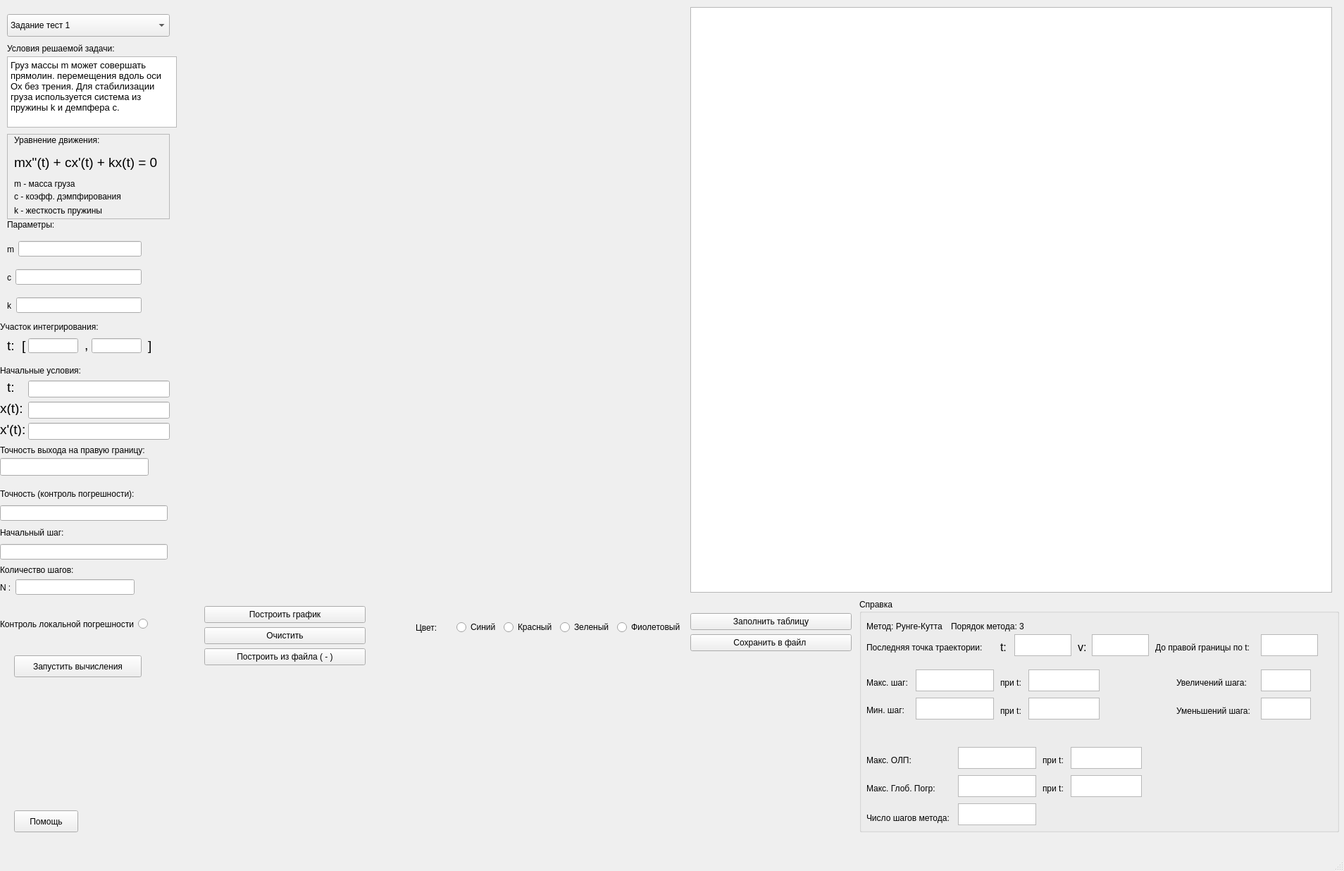
<?xml version="1.0" encoding="UTF-8"?>
<ui version="4.0">
 <class>MainWindow</class>
 <widget class="QMainWindow" name="MainWindow">
  <property name="geometry">
   <rect>
    <x>0</x>
    <y>0</y>
    <width>1908</width>
    <height>1236</height>
   </rect>
  </property>
  <property name="tabletTracking">
   <bool>false</bool>
  </property>
  <property name="windowTitle">
   <string>Сучков В.Н. (уч2)</string>
  </property>
  <property name="autoFillBackground">
   <bool>false</bool>
  </property>
  <property name="styleSheet">
   <string notr="true"/>
  </property>
  <widget class="QWidget" name="centralwidget">
   <widget class="QWidget" name="verticalLayoutWidget_2">
    <property name="geometry">
     <rect>
      <x>0</x>
      <y>690</y>
      <width>238</width>
      <height>104</height>
     </rect>
    </property>
    <layout class="QVBoxLayout" name="verticalLayout_2">
     <item>
      <widget class="QLabel" name="label">
       <property name="styleSheet">
        <string notr="true">font: 9pt &quot;FiraCode Nerd Font Propo&quot;;
color:rgb(0, 0, 0);
color-bg:rgb(255,255,255)</string>
       </property>
       <property name="text">
        <string>Точность (контроль погрешности):</string>
       </property>
      </widget>
     </item>
     <item>
      <widget class="QLineEdit" name="lineEdit_precision">
       <property name="styleSheet">
        <string notr="true">font: 9pt &quot;FiraCode Nerd Font Propo&quot;;</string>
       </property>
      </widget>
     </item>
     <item>
      <widget class="QLabel" name="label_2">
       <property name="styleSheet">
        <string notr="true">font: 9pt &quot;FiraCode Nerd Font Propo&quot;;
color:rgb(0, 0, 0);
color-bg:rgb(255,255,255)</string>
       </property>
       <property name="text">
        <string>Начальный шаг:</string>
       </property>
      </widget>
     </item>
     <item>
      <widget class="QLineEdit" name="lineEdit_step">
       <property name="styleSheet">
        <string notr="true">font: 9pt &quot;FiraCode Nerd Font Propo&quot;;</string>
       </property>
      </widget>
     </item>
    </layout>
   </widget>
   <widget class="QWidget" name="horizontalLayoutWidget_2">
    <property name="geometry">
     <rect>
      <x>0</x>
      <y>450</y>
      <width>241</width>
      <height>28</height>
     </rect>
    </property>
    <layout class="QHBoxLayout" name="horizontalLayout_2">
     <item>
      <widget class="QLabel" name="label_x">
       <property name="styleSheet">
        <string notr="true">font: 9pt &quot;FiraCode Nerd Font Propo&quot;;
color:rgb(0, 0, 0);
color-bg:rgb(255,255,255)</string>
       </property>
       <property name="text">
        <string>Участок интегрирования:</string>
       </property>
      </widget>
     </item>
    </layout>
   </widget>
   <widget class="QWidget" name="horizontalLayoutWidget_4">
    <property name="geometry">
     <rect>
      <x>0</x>
      <y>510</y>
      <width>241</width>
      <height>31</height>
     </rect>
    </property>
    <layout class="QHBoxLayout" name="horizontalLayout_4">
     <item>
      <widget class="QLabel" name="label_start">
       <property name="styleSheet">
        <string notr="true">font: 9pt &quot;FiraCode Nerd Font Propo&quot;;
color:rgb(0, 0, 0);
color-bg:rgb(255,255,255)</string>
       </property>
       <property name="text">
        <string>Начальные условия:</string>
       </property>
      </widget>
     </item>
    </layout>
   </widget>
   <widget class="QWidget" name="horizontalLayoutWidget_5">
    <property name="geometry">
     <rect>
      <x>0</x>
      <y>860</y>
      <width>263</width>
      <height>51</height>
     </rect>
    </property>
    <layout class="QHBoxLayout" name="horizontalLayout_5">
     <item>
      <widget class="QLabel" name="label_mistake">
       <property name="styleSheet">
        <string notr="true">font: 9pt &quot;FiraCode Nerd Font Propo&quot;;
color:rgb(0, 0, 0);
color-bg:rgb(255,255,255)</string>
       </property>
       <property name="text">
        <string>Контроль локальной погрешности</string>
       </property>
      </widget>
     </item>
     <item>
      <widget class="QRadioButton" name="radioButton_mistake">
       <property name="text">
        <string/>
       </property>
      </widget>
     </item>
    </layout>
   </widget>
   <widget class="QCustomPlot" name="plot" native="true">
    <property name="geometry">
     <rect>
      <x>270</x>
      <y>20</y>
      <width>701</width>
      <height>831</height>
     </rect>
    </property>
    <property name="styleSheet">
     <string notr="true">font: 9pt &quot;FiraCode Nerd Font Propo&quot;;
color:rgb(0, 0, 0);</string>
    </property>
   </widget>
   <widget class="QWidget" name="horizontalLayoutWidget">
    <property name="geometry">
     <rect>
      <x>590</x>
      <y>870</y>
      <width>381</width>
      <height>41</height>
     </rect>
    </property>
    <layout class="QHBoxLayout" name="horizontalLayout">
     <item>
      <widget class="QLabel" name="label_4">
       <property name="styleSheet">
        <string notr="true">font: 9pt &quot;FiraCode Nerd Font Propo&quot;;
color:rgb(0, 0, 0);
color-bg:rgb(255,255,255)</string>
       </property>
       <property name="text">
        <string>Цвет:</string>
       </property>
      </widget>
     </item>
     <item>
      <widget class="QRadioButton" name="radioButton_blue">
       <property name="styleSheet">
        <string notr="true">font: 9pt &quot;FiraCode Nerd Font Propo&quot;;
color:rgb(0, 0, 0);
color-bg:rgb(255,255,255)</string>
       </property>
       <property name="text">
        <string>Синий</string>
       </property>
      </widget>
     </item>
     <item>
      <widget class="QRadioButton" name="radioButton_red">
       <property name="styleSheet">
        <string notr="true">font: 9pt &quot;FiraCode Nerd Font Propo&quot;;
color:rgb(0, 0, 0);
color-bg:rgb(255,255,255)</string>
       </property>
       <property name="text">
        <string>Красный</string>
       </property>
      </widget>
     </item>
     <item>
      <widget class="QRadioButton" name="radioButton_green">
       <property name="styleSheet">
        <string notr="true">font: 9pt &quot;FiraCode Nerd Font Propo&quot;;
color:rgb(0, 0, 0);
color-bg:rgb(255,255,255)</string>
       </property>
       <property name="text">
        <string>Зеленый</string>
       </property>
      </widget>
     </item>
     <item>
      <widget class="QRadioButton" name="radioButton_violet">
       <property name="styleSheet">
        <string notr="true">font: 9pt &quot;FiraCode Nerd Font Propo&quot;;
color:rgb(0, 0, 0);
color-bg:rgb(255,255,255)</string>
       </property>
       <property name="text">
        <string>Фиолетовый</string>
       </property>
      </widget>
     </item>
    </layout>
   </widget>
   <widget class="QPushButton" name="getdata_buttom">
    <property name="geometry">
     <rect>
      <x>20</x>
      <y>930</y>
      <width>181</width>
      <height>31</height>
     </rect>
    </property>
    <property name="cursor">
     <cursorShape>PointingHandCursor</cursorShape>
    </property>
    <property name="styleSheet">
     <string notr="true">font: 9pt &quot;FiraCode Nerd Font Propo&quot;;
color:rgb(0, 0, 0);
color-bg:rgb(255,255,255)</string>
    </property>
    <property name="text">
     <string>Запустить вычисления</string>
    </property>
   </widget>
   <widget class="QComboBox" name="comboBox">
    <property name="geometry">
     <rect>
      <x>10</x>
      <y>20</y>
      <width>231</width>
      <height>32</height>
     </rect>
    </property>
    <property name="cursor">
     <cursorShape>PointingHandCursor</cursorShape>
    </property>
    <property name="styleSheet">
     <string notr="true">font: 9pt &quot;FiraCode Nerd Font Propo&quot;;
color:rgb(0, 0, 0);
color-bg:rgb(255,255,255)
</string>
    </property>
    <item>
     <property name="text">
      <string>Задание тест 1</string>
     </property>
    </item>
    <item>
     <property name="text">
      <string>Задание тест 2</string>
     </property>
    </item>
    <item>
     <property name="text">
      <string>Основное задание</string>
     </property>
    </item>
   </widget>
   <widget class="QTableWidget" name="tableWidget">
    <property name="geometry">
     <rect>
      <x>980</x>
      <y>10</y>
      <width>911</width>
      <height>831</height>
     </rect>
    </property>
    <property name="styleSheet">
     <string notr="true">font: 10pt &quot;FiraCode Nerd Font Propo&quot;;
color:rgb(0, 0, 0);</string>
    </property>
   </widget>
   <widget class="QWidget" name="layoutWidget_2">
    <property name="geometry">
     <rect>
      <x>10</x>
      <y>340</y>
      <width>191</width>
      <height>27</height>
     </rect>
    </property>
    <layout class="QHBoxLayout" name="horizontalLayout_7">
     <item>
      <widget class="QLabel" name="label_n_2">
       <property name="styleSheet">
        <string notr="true">font: 9pt &quot;FiraCode Nerd Font Propo&quot;;
color:rgb(0, 0, 0);
color-bg:rgb(255,255,255)</string>
       </property>
       <property name="text">
        <string>m</string>
       </property>
      </widget>
     </item>
     <item>
      <widget class="QLineEdit" name="lineEdit_a">
       <property name="styleSheet">
        <string notr="true">font: 9pt &quot;FiraCode Nerd Font Propo&quot;;</string>
       </property>
      </widget>
     </item>
    </layout>
   </widget>
   <widget class="QWidget" name="layoutWidget_3">
    <property name="geometry">
     <rect>
      <x>10</x>
      <y>380</y>
      <width>191</width>
      <height>27</height>
     </rect>
    </property>
    <layout class="QHBoxLayout" name="horizontalLayout_8">
     <item>
      <widget class="QLabel" name="label_n_3">
       <property name="styleSheet">
        <string notr="true">font: 9pt &quot;FiraCode Nerd Font Propo&quot;;
color:rgb(0, 0, 0);
color-bg:rgb(255,255,255)</string>
       </property>
       <property name="text">
        <string>c</string>
       </property>
      </widget>
     </item>
     <item>
      <widget class="QLineEdit" name="lineEdit_b">
       <property name="styleSheet">
        <string notr="true">font: 9pt &quot;FiraCode Nerd Font Propo&quot;;</string>
       </property>
      </widget>
     </item>
    </layout>
   </widget>
   <widget class="QWidget" name="layoutWidget_4">
    <property name="geometry">
     <rect>
      <x>10</x>
      <y>420</y>
      <width>191</width>
      <height>27</height>
     </rect>
    </property>
    <layout class="QHBoxLayout" name="horizontalLayout_9">
     <item>
      <widget class="QLabel" name="label_n_4">
       <property name="styleSheet">
        <string notr="true">font: 9pt &quot;FiraCode Nerd Font Propo&quot;;
color:rgb(0, 0, 0);
color-bg:rgb(255,255,255)</string>
       </property>
       <property name="text">
        <string>k</string>
       </property>
      </widget>
     </item>
     <item>
      <widget class="QLineEdit" name="lineEdit_c">
       <property name="styleSheet">
        <string notr="true">font: 9pt &quot;FiraCode Nerd Font Propo&quot;;</string>
       </property>
      </widget>
     </item>
    </layout>
   </widget>
   <widget class="QWidget" name="layoutWidget">
    <property name="geometry">
     <rect>
      <x>0</x>
      <y>820</y>
      <width>191</width>
      <height>27</height>
     </rect>
    </property>
    <layout class="QHBoxLayout" name="horizontalLayout_6">
     <item>
      <widget class="QLabel" name="label_n">
       <property name="font">
        <font>
         <pointsize>9</pointsize>
         <italic>false</italic>
         <bold>false</bold>
        </font>
       </property>
       <property name="styleSheet">
        <string notr="true">font: 9pt &quot;FiraCode Nerd Font Propo&quot;;
color:rgb(0, 0, 0);
color-bg:rgb(255,255,255)</string>
       </property>
       <property name="text">
        <string>N :</string>
       </property>
      </widget>
     </item>
     <item>
      <widget class="QLineEdit" name="lineEdit_n">
       <property name="font">
        <font>
         <pointsize>9</pointsize>
         <italic>false</italic>
         <bold>false</bold>
        </font>
       </property>
       <property name="styleSheet">
        <string notr="true">font: 9pt &quot;FiraCode Nerd Font Propo&quot;;</string>
       </property>
      </widget>
     </item>
    </layout>
   </widget>
   <widget class="QLabel" name="label_3">
    <property name="geometry">
     <rect>
      <x>0</x>
      <y>800</y>
      <width>189</width>
      <height>17</height>
     </rect>
    </property>
    <property name="styleSheet">
     <string notr="true">font: 9pt &quot;FiraCode Nerd Font Propo&quot;;
color:rgb(0, 0, 0);
color-bg:rgb(255,255,255)</string>
    </property>
    <property name="text">
     <string>Количество шагов:</string>
    </property>
   </widget>
   <widget class="QLabel" name="label_5">
    <property name="geometry">
     <rect>
      <x>10</x>
      <y>310</y>
      <width>191</width>
      <height>17</height>
     </rect>
    </property>
    <property name="styleSheet">
     <string notr="true">font: 9pt &quot;FiraCode Nerd Font Propo&quot;;
color:rgb(0, 0, 0);
color-bg:rgb(255,255,255)</string>
    </property>
    <property name="text">
     <string>Параметры:</string>
    </property>
   </widget>
   <widget class="QPushButton" name="button_plot">
    <property name="geometry">
     <rect>
      <x>290</x>
      <y>860</y>
      <width>229</width>
      <height>24</height>
     </rect>
    </property>
    <property name="cursor">
     <cursorShape>PointingHandCursor</cursorShape>
    </property>
    <property name="styleSheet">
     <string notr="true">font: 9pt &quot;FiraCode Nerd Font Propo&quot;;
color:rgb(0, 0, 0);</string>
    </property>
    <property name="text">
     <string>Построить график</string>
    </property>
   </widget>
   <widget class="QPushButton" name="button_table">
    <property name="geometry">
     <rect>
      <x>980</x>
      <y>870</y>
      <width>229</width>
      <height>24</height>
     </rect>
    </property>
    <property name="cursor">
     <cursorShape>PointingHandCursor</cursorShape>
    </property>
    <property name="styleSheet">
     <string notr="true">font: 9pt &quot;FiraCode Nerd Font Propo&quot;;
color:rgb(0, 0, 0);
color-bg:rgb(255,255,255)</string>
    </property>
    <property name="text">
     <string>Заполнить таблицу</string>
    </property>
   </widget>
   <widget class="QPushButton" name="button_clear">
    <property name="geometry">
     <rect>
      <x>290</x>
      <y>890</y>
      <width>229</width>
      <height>24</height>
     </rect>
    </property>
    <property name="cursor">
     <cursorShape>PointingHandCursor</cursorShape>
    </property>
    <property name="styleSheet">
     <string notr="true">font: 9pt &quot;FiraCode Nerd Font Propo&quot;;
color:rgb(0, 0, 0);</string>
    </property>
    <property name="text">
     <string>Очистить</string>
    </property>
   </widget>
   <widget class="QPushButton" name="button_plot_from_file">
    <property name="geometry">
     <rect>
      <x>290</x>
      <y>920</y>
      <width>229</width>
      <height>24</height>
     </rect>
    </property>
    <property name="cursor">
     <cursorShape>PointingHandCursor</cursorShape>
    </property>
    <property name="styleSheet">
     <string notr="true">font: 9pt &quot;FiraCode Nerd Font Propo&quot;;
color:rgb(0, 0, 0);
color-bg:rgb(255,255,255)</string>
    </property>
    <property name="text">
     <string>Построить из файла ( - )</string>
    </property>
   </widget>
   <widget class="QPushButton" name="button_save_points">
    <property name="geometry">
     <rect>
      <x>980</x>
      <y>900</y>
      <width>229</width>
      <height>24</height>
     </rect>
    </property>
    <property name="cursor">
     <cursorShape>PointingHandCursor</cursorShape>
    </property>
    <property name="styleSheet">
     <string notr="true">font: 9pt &quot;FiraCode Nerd Font Propo&quot;;
color:rgb(0, 0, 0);
color-bg:rgb(255,255,255)</string>
    </property>
    <property name="text">
     <string>Сохранить в файл </string>
    </property>
   </widget>
   <widget class="QPushButton" name="HelpButton">
    <property name="geometry">
     <rect>
      <x>20</x>
      <y>1150</y>
      <width>91</width>
      <height>31</height>
     </rect>
    </property>
    <property name="text">
     <string>Помощь</string>
    </property>
   </widget>
   <widget class="QLabel" name="label_6">
    <property name="geometry">
     <rect>
      <x>1230</x>
      <y>960</y>
      <width>81</width>
      <height>17</height>
     </rect>
    </property>
    <property name="text">
     <string>Макс. шаг:</string>
    </property>
   </widget>
   <widget class="QLabel" name="label_7">
    <property name="geometry">
     <rect>
      <x>1230</x>
      <y>1000</y>
      <width>71</width>
      <height>16</height>
     </rect>
    </property>
    <property name="text">
     <string>Мин. шаг:</string>
    </property>
   </widget>
   <widget class="QLabel" name="label_8">
    <property name="geometry">
     <rect>
      <x>1230</x>
      <y>1070</y>
      <width>91</width>
      <height>17</height>
     </rect>
    </property>
    <property name="text">
     <string>Макс. ОЛП:</string>
    </property>
   </widget>
   <widget class="QLabel" name="label_9">
    <property name="geometry">
     <rect>
      <x>1230</x>
      <y>1110</y>
      <width>141</width>
      <height>17</height>
     </rect>
    </property>
    <property name="text">
     <string>Макс. Глоб. Погр:</string>
    </property>
   </widget>
   <widget class="QLabel" name="label_10">
    <property name="geometry">
     <rect>
      <x>1230</x>
      <y>1150</y>
      <width>151</width>
      <height>21</height>
     </rect>
    </property>
    <property name="text">
     <string>Число шагов метода:</string>
    </property>
   </widget>
   <widget class="QTextBrowser" name="step_num_txt">
    <property name="geometry">
     <rect>
      <x>1360</x>
      <y>1140</y>
      <width>111</width>
      <height>31</height>
     </rect>
    </property>
    <property name="styleSheet">
     <string notr="true">font: 10pt &quot;FiraCode Nerd Font Propo&quot;;
color:rgb(0, 0, 0);</string>
    </property>
   </widget>
   <widget class="QTextBrowser" name="max_glob_txt">
    <property name="geometry">
     <rect>
      <x>1360</x>
      <y>1100</y>
      <width>111</width>
      <height>31</height>
     </rect>
    </property>
    <property name="styleSheet">
     <string notr="true">font: 10pt &quot;FiraCode Nerd Font Propo&quot;;
color:rgb(0, 0, 0);</string>
    </property>
   </widget>
   <widget class="QTextBrowser" name="max_le_txt">
    <property name="geometry">
     <rect>
      <x>1360</x>
      <y>1060</y>
      <width>111</width>
      <height>31</height>
     </rect>
    </property>
    <property name="styleSheet">
     <string notr="true">font: 10pt &quot;FiraCode Nerd Font Propo&quot;;
color:rgb(0, 0, 0);</string>
    </property>
   </widget>
   <widget class="QTextBrowser" name="min_h_txt">
    <property name="geometry">
     <rect>
      <x>1300</x>
      <y>990</y>
      <width>111</width>
      <height>31</height>
     </rect>
    </property>
    <property name="styleSheet">
     <string notr="true">font: 10pt &quot;FiraCode Nerd Font Propo&quot;;
color:rgb(0, 0, 0);</string>
    </property>
   </widget>
   <widget class="QTextBrowser" name="max_h_txt">
    <property name="geometry">
     <rect>
      <x>1300</x>
      <y>950</y>
      <width>111</width>
      <height>31</height>
     </rect>
    </property>
    <property name="styleSheet">
     <string notr="true">font: 10pt &quot;FiraCode Nerd Font Propo&quot;;
color:rgb(0, 0, 0);</string>
    </property>
   </widget>
   <widget class="QLineEdit" name="lineEdit_x_end">
    <property name="geometry">
     <rect>
      <x>130</x>
      <y>480</y>
      <width>71</width>
      <height>21</height>
     </rect>
    </property>
    <property name="styleSheet">
     <string notr="true">font: 9pt &quot;FiraCode Nerd Font Propo&quot;;</string>
    </property>
   </widget>
   <widget class="QLineEdit" name="lineEdit_x_start">
    <property name="geometry">
     <rect>
      <x>40</x>
      <y>480</y>
      <width>71</width>
      <height>21</height>
     </rect>
    </property>
    <property name="styleSheet">
     <string notr="true">font: 9pt &quot;FiraCode Nerd Font Propo&quot;;
color:rgb(0, 0, 0)</string>
    </property>
    <property name="text">
     <string/>
    </property>
   </widget>
   <widget class="QLabel" name="label_12">
    <property name="geometry">
     <rect>
      <x>10</x>
      <y>480</y>
      <width>31</width>
      <height>21</height>
     </rect>
    </property>
    <property name="font">
     <font>
      <pointsize>14</pointsize>
     </font>
    </property>
    <property name="text">
     <string>t:  [</string>
    </property>
   </widget>
   <widget class="QLineEdit" name="lineEdit_start_x">
    <property name="geometry">
     <rect>
      <x>40</x>
      <y>540</y>
      <width>201</width>
      <height>24</height>
     </rect>
    </property>
    <property name="styleSheet">
     <string notr="true">font: 9pt &quot;FiraCode Nerd Font Propo&quot;;</string>
    </property>
   </widget>
   <widget class="QLineEdit" name="lineEdit_start_y">
    <property name="geometry">
     <rect>
      <x>40</x>
      <y>570</y>
      <width>201</width>
      <height>24</height>
     </rect>
    </property>
    <property name="styleSheet">
     <string notr="true">font: 9pt &quot;FiraCode Nerd Font Propo&quot;;</string>
    </property>
   </widget>
   <widget class="QLineEdit" name="lineEdit_last">
    <property name="geometry">
     <rect>
      <x>40</x>
      <y>600</y>
      <width>201</width>
      <height>24</height>
     </rect>
    </property>
    <property name="styleSheet">
     <string notr="true">font: 9pt &quot;FiraCode Nerd Font Propo&quot;;</string>
    </property>
   </widget>
   <widget class="QLabel" name="label_14">
    <property name="geometry">
     <rect>
      <x>10</x>
      <y>540</y>
      <width>21</width>
      <height>19</height>
     </rect>
    </property>
    <property name="font">
     <font>
      <pointsize>14</pointsize>
     </font>
    </property>
    <property name="text">
     <string>t:</string>
    </property>
   </widget>
   <widget class="QLabel" name="label_15">
    <property name="geometry">
     <rect>
      <x>0</x>
      <y>570</y>
      <width>66</width>
      <height>19</height>
     </rect>
    </property>
    <property name="font">
     <font>
      <pointsize>14</pointsize>
     </font>
    </property>
    <property name="text">
     <string>x(t):</string>
    </property>
   </widget>
   <widget class="QLabel" name="label_16">
    <property name="geometry">
     <rect>
      <x>0</x>
      <y>600</y>
      <width>66</width>
      <height>19</height>
     </rect>
    </property>
    <property name="font">
     <font>
      <pointsize>14</pointsize>
     </font>
    </property>
    <property name="text">
     <string>x'(t):</string>
    </property>
   </widget>
   <widget class="QLabel" name="label_17">
    <property name="geometry">
     <rect>
      <x>120</x>
      <y>480</y>
      <width>31</width>
      <height>19</height>
     </rect>
    </property>
    <property name="font">
     <font>
      <pointsize>14</pointsize>
     </font>
    </property>
    <property name="text">
     <string>,</string>
    </property>
   </widget>
   <widget class="QLabel" name="label_18">
    <property name="geometry">
     <rect>
      <x>210</x>
      <y>470</y>
      <width>41</width>
      <height>41</height>
     </rect>
    </property>
    <property name="font">
     <font>
      <pointsize>14</pointsize>
     </font>
    </property>
    <property name="text">
     <string>]</string>
    </property>
   </widget>
   <widget class="QLabel" name="label_13">
    <property name="geometry">
     <rect>
      <x>20</x>
      <y>210</y>
      <width>221</width>
      <height>41</height>
     </rect>
    </property>
    <property name="font">
     <font>
      <pointsize>14</pointsize>
     </font>
    </property>
    <property name="text">
     <string>mx''(t) + cx'(t) + kx(t) = 0</string>
    </property>
   </widget>
   <widget class="QLabel" name="label_19">
    <property name="geometry">
     <rect>
      <x>20</x>
      <y>190</y>
      <width>151</width>
      <height>17</height>
     </rect>
    </property>
    <property name="text">
     <string>Уравнение движения:</string>
    </property>
   </widget>
   <widget class="QFrame" name="frame">
    <property name="geometry">
     <rect>
      <x>10</x>
      <y>190</y>
      <width>231</width>
      <height>121</height>
     </rect>
    </property>
    <property name="frameShape">
     <enum>QFrame::StyledPanel</enum>
    </property>
    <property name="frameShadow">
     <enum>QFrame::Raised</enum>
    </property>
    <widget class="QLabel" name="label_21">
     <property name="geometry">
      <rect>
       <x>10</x>
       <y>80</y>
       <width>161</width>
       <height>17</height>
      </rect>
     </property>
     <property name="text">
      <string>c - коэфф. дэмпфирования</string>
     </property>
    </widget>
    <widget class="QLabel" name="label_22">
     <property name="geometry">
      <rect>
       <x>10</x>
       <y>100</y>
       <width>141</width>
       <height>17</height>
      </rect>
     </property>
     <property name="text">
      <string>k - жесткость пружины</string>
     </property>
    </widget>
   </widget>
   <widget class="QLabel" name="label_20">
    <property name="geometry">
     <rect>
      <x>20</x>
      <y>250</y>
      <width>91</width>
      <height>21</height>
     </rect>
    </property>
    <property name="text">
     <string>m - масса груза</string>
    </property>
   </widget>
   <widget class="QTextBrowser" name="textBrowser">
    <property name="geometry">
     <rect>
      <x>10</x>
      <y>80</y>
      <width>241</width>
      <height>101</height>
     </rect>
    </property>
    <property name="html">
     <string>&lt;!DOCTYPE HTML PUBLIC &quot;-//W3C//DTD HTML 4.0//EN&quot; &quot;http://www.w3.org/TR/REC-html40/strict.dtd&quot;&gt;
&lt;html&gt;&lt;head&gt;&lt;meta name=&quot;qrichtext&quot; content=&quot;1&quot; /&gt;&lt;meta charset=&quot;utf-8&quot; /&gt;&lt;style type=&quot;text/css&quot;&gt;
p, li { white-space: pre-wrap; }
&lt;/style&gt;&lt;/head&gt;&lt;body style=&quot; font-family:'Sans Serif'; font-size:9pt; font-weight:400; font-style:normal;&quot;&gt;
&lt;p style=&quot; margin-top:0px; margin-bottom:0px; margin-left:0px; margin-right:0px; -qt-block-indent:0; text-indent:0px;&quot;&gt;&lt;span style=&quot; font-size:10pt;&quot;&gt;Груз массы m может совершать прямолин. перемещения вдоль оси Ox без трения. Для стабилизации груза используется система из пружины k и демпфера c. &lt;/span&gt;&lt;/p&gt;&lt;/body&gt;&lt;/html&gt;</string>
    </property>
   </widget>
   <widget class="QLabel" name="label_23">
    <property name="geometry">
     <rect>
      <x>10</x>
      <y>60</y>
      <width>171</width>
      <height>17</height>
     </rect>
    </property>
    <property name="text">
     <string>Условия решаемой задачи:</string>
    </property>
   </widget>
   <widget class="QGroupBox" name="groupBox">
    <property name="geometry">
     <rect>
      <x>1220</x>
      <y>850</y>
      <width>681</width>
      <height>331</height>
     </rect>
    </property>
    <property name="title">
     <string>Справка</string>
    </property>
    <widget class="QLabel" name="label_24">
     <property name="geometry">
      <rect>
       <x>10</x>
       <y>30</y>
       <width>171</width>
       <height>17</height>
      </rect>
     </property>
     <property name="text">
      <string>Метод: Рунге-Кутта</string>
     </property>
    </widget>
    <widget class="QLabel" name="label_26">
     <property name="geometry">
      <rect>
       <x>200</x>
       <y>110</y>
       <width>54</width>
       <height>17</height>
      </rect>
     </property>
     <property name="text">
      <string>при t:</string>
     </property>
    </widget>
    <widget class="QTextBrowser" name="max_step_t">
     <property name="geometry">
      <rect>
       <x>240</x>
       <y>100</y>
       <width>101</width>
       <height>31</height>
      </rect>
     </property>
    </widget>
    <widget class="QLabel" name="label_27">
     <property name="geometry">
      <rect>
       <x>200</x>
       <y>150</y>
       <width>54</width>
       <height>17</height>
      </rect>
     </property>
     <property name="text">
      <string>при t:</string>
     </property>
    </widget>
    <widget class="QTextBrowser" name="min_step_t">
     <property name="geometry">
      <rect>
       <x>240</x>
       <y>140</y>
       <width>101</width>
       <height>31</height>
      </rect>
     </property>
    </widget>
    <widget class="QLabel" name="label_28">
     <property name="geometry">
      <rect>
       <x>260</x>
       <y>220</y>
       <width>54</width>
       <height>17</height>
      </rect>
     </property>
     <property name="text">
      <string>при t:</string>
     </property>
    </widget>
    <widget class="QTextBrowser" name="max_ole_t">
     <property name="geometry">
      <rect>
       <x>300</x>
       <y>210</y>
       <width>101</width>
       <height>31</height>
      </rect>
     </property>
    </widget>
    <widget class="QLabel" name="label_29">
     <property name="geometry">
      <rect>
       <x>260</x>
       <y>260</y>
       <width>54</width>
       <height>17</height>
      </rect>
     </property>
     <property name="text">
      <string>при t:</string>
     </property>
    </widget>
    <widget class="QTextBrowser" name="max_glob_t">
     <property name="geometry">
      <rect>
       <x>300</x>
       <y>250</y>
       <width>101</width>
       <height>31</height>
      </rect>
     </property>
    </widget>
    <widget class="QLabel" name="label_30">
     <property name="geometry">
      <rect>
       <x>450</x>
       <y>110</y>
       <width>111</width>
       <height>17</height>
      </rect>
     </property>
     <property name="text">
      <string>Увеличений шага:</string>
     </property>
    </widget>
    <widget class="QTextBrowser" name="step_aug">
     <property name="geometry">
      <rect>
       <x>570</x>
       <y>100</y>
       <width>71</width>
       <height>31</height>
      </rect>
     </property>
    </widget>
    <widget class="QLabel" name="label_31">
     <property name="geometry">
      <rect>
       <x>450</x>
       <y>150</y>
       <width>121</width>
       <height>17</height>
      </rect>
     </property>
     <property name="text">
      <string>Уменьшений шага:</string>
     </property>
    </widget>
    <widget class="QTextBrowser" name="step_dim">
     <property name="geometry">
      <rect>
       <x>570</x>
       <y>140</y>
       <width>71</width>
       <height>31</height>
      </rect>
     </property>
    </widget>
    <widget class="QLabel" name="label_32">
     <property name="geometry">
      <rect>
       <x>130</x>
       <y>30</y>
       <width>121</width>
       <height>17</height>
      </rect>
     </property>
     <property name="text">
      <string>Порядок метода: 3</string>
     </property>
    </widget>
    <widget class="QLabel" name="label_33">
     <property name="geometry">
      <rect>
       <x>10</x>
       <y>60</y>
       <width>181</width>
       <height>17</height>
      </rect>
     </property>
     <property name="text">
      <string>Последняя точка траектории:</string>
     </property>
    </widget>
    <widget class="QTextBrowser" name="last_t">
     <property name="geometry">
      <rect>
       <x>220</x>
       <y>50</y>
       <width>81</width>
       <height>31</height>
      </rect>
     </property>
    </widget>
    <widget class="QTextBrowser" name="last_v">
     <property name="geometry">
      <rect>
       <x>330</x>
       <y>50</y>
       <width>81</width>
       <height>31</height>
      </rect>
     </property>
    </widget>
    <widget class="QLabel" name="label_34">
     <property name="geometry">
      <rect>
       <x>200</x>
       <y>60</y>
       <width>54</width>
       <height>17</height>
      </rect>
     </property>
     <property name="font">
      <font>
       <pointsize>12</pointsize>
      </font>
     </property>
     <property name="text">
      <string>t:</string>
     </property>
    </widget>
    <widget class="QLabel" name="label_35">
     <property name="geometry">
      <rect>
       <x>310</x>
       <y>60</y>
       <width>54</width>
       <height>17</height>
      </rect>
     </property>
     <property name="font">
      <font>
       <pointsize>12</pointsize>
      </font>
     </property>
     <property name="text">
      <string>v:</string>
     </property>
    </widget>
    <widget class="QLabel" name="label_36">
     <property name="geometry">
      <rect>
       <x>420</x>
       <y>60</y>
       <width>151</width>
       <height>17</height>
      </rect>
     </property>
     <property name="text">
      <string>До правой границы по t:</string>
     </property>
    </widget>
    <widget class="QTextBrowser" name="right_end_d">
     <property name="geometry">
      <rect>
       <x>570</x>
       <y>50</y>
       <width>81</width>
       <height>31</height>
      </rect>
     </property>
    </widget>
   </widget>
   <widget class="QLabel" name="label_37">
    <property name="geometry">
     <rect>
      <x>0</x>
      <y>630</y>
      <width>221</width>
      <height>17</height>
     </rect>
    </property>
    <property name="text">
     <string>Точность выхода на правую границу:</string>
    </property>
   </widget>
   <widget class="QLineEdit" name="lineEdit_bdr_pec">
    <property name="geometry">
     <rect>
      <x>0</x>
      <y>650</y>
      <width>211</width>
      <height>25</height>
     </rect>
    </property>
   </widget>
   <zorder>groupBox</zorder>
   <zorder>verticalLayoutWidget_2</zorder>
   <zorder>horizontalLayoutWidget_2</zorder>
   <zorder>horizontalLayoutWidget_4</zorder>
   <zorder>horizontalLayoutWidget_5</zorder>
   <zorder>plot</zorder>
   <zorder>horizontalLayoutWidget</zorder>
   <zorder>getdata_buttom</zorder>
   <zorder>comboBox</zorder>
   <zorder>tableWidget</zorder>
   <zorder>layoutWidget_2</zorder>
   <zorder>layoutWidget_3</zorder>
   <zorder>layoutWidget_4</zorder>
   <zorder>layoutWidget</zorder>
   <zorder>label_3</zorder>
   <zorder>label_5</zorder>
   <zorder>button_plot</zorder>
   <zorder>button_table</zorder>
   <zorder>button_clear</zorder>
   <zorder>button_plot_from_file</zorder>
   <zorder>button_save_points</zorder>
   <zorder>HelpButton</zorder>
   <zorder>label_6</zorder>
   <zorder>label_7</zorder>
   <zorder>label_8</zorder>
   <zorder>label_9</zorder>
   <zorder>label_10</zorder>
   <zorder>step_num_txt</zorder>
   <zorder>max_glob_txt</zorder>
   <zorder>max_le_txt</zorder>
   <zorder>min_h_txt</zorder>
   <zorder>max_h_txt</zorder>
   <zorder>lineEdit_x_end</zorder>
   <zorder>lineEdit_x_start</zorder>
   <zorder>label_12</zorder>
   <zorder>lineEdit_start_x</zorder>
   <zorder>lineEdit_start_y</zorder>
   <zorder>lineEdit_last</zorder>
   <zorder>label_14</zorder>
   <zorder>label_15</zorder>
   <zorder>label_16</zorder>
   <zorder>label_17</zorder>
   <zorder>label_18</zorder>
   <zorder>label_13</zorder>
   <zorder>label_19</zorder>
   <zorder>frame</zorder>
   <zorder>label_20</zorder>
   <zorder>textBrowser</zorder>
   <zorder>label_23</zorder>
   <zorder>label_37</zorder>
   <zorder>lineEdit_bdr_pec</zorder>
  </widget>
  <widget class="QStatusBar" name="statusbar"/>
  <widget class="QMenuBar" name="menuBar">
   <property name="geometry">
    <rect>
     <x>0</x>
     <y>0</y>
     <width>1908</width>
     <height>22</height>
    </rect>
   </property>
  </widget>
 </widget>
 <customwidgets>
  <customwidget>
   <class>QCustomPlot</class>
   <extends>QWidget</extends>
   <header>qcustomplot.h</header>
   <container>1</container>
  </customwidget>
 </customwidgets>
 <resources/>
 <connections/>
</ui>
